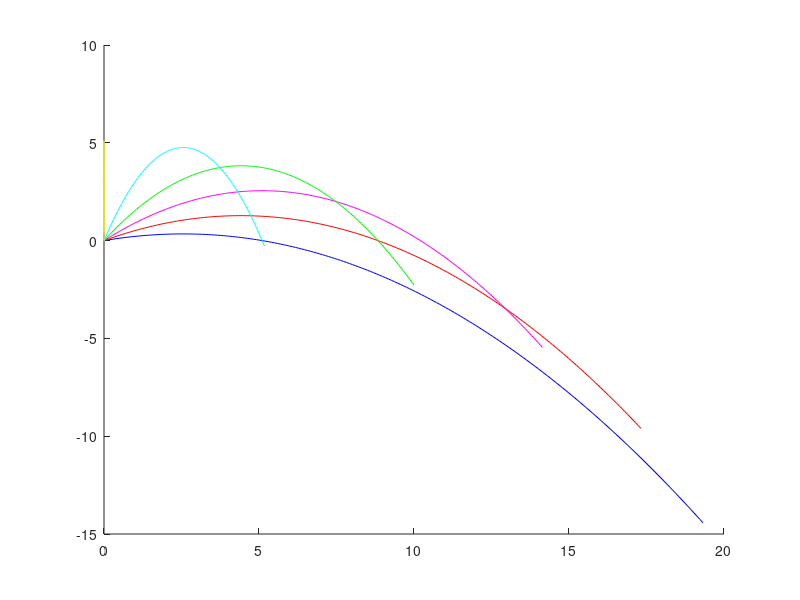

Source code (MATLAB):
function [  ] = projectile_motion(  )
%PROJECTILE_MOTION Summary of this function goes here
%   Detailed explanation goes here
figure(1); clf;
x = [];
y = [];
for i = 15:15:90
    for t = 0:.01:2
    Vx = 10 * cosd(i);
    Vy = 10 * sind(i);
    a = Vx*t;
    b = -0.5*9.8*t.^2 + Vy * t;
    x = [x,a];
    y = [y,b];
    end
hold on
    if i == 15
        plot(x,y,'color',[0 0 1])
    elseif i == 30
        plot(x,y,'color',[1 0 0])
    elseif i == 45
        plot(x,y,'color',[1 0 1])
    elseif i == 60
        plot(x,y,'color',[0 1 0])
    elseif i == 75
        plot(x,y,'color',[0 1 1])
    elseif i == 90
        plot(x,y,'color',[1 1 0])
    end
        x = [];
        y = [];
        
end
hold off

